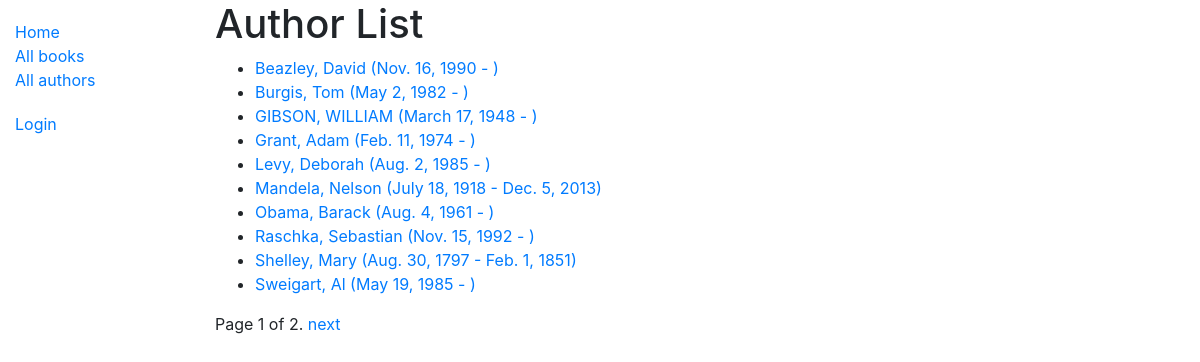
Screenshot of /catalog/authors/ with the database file from the repository.
### catalog/models.py (models this page shows)
class Author(models.Model):
    first_name = models.CharField(max_length=100)
    last_name = models.CharField(max_length=100)
    date_of_birth = models.DateField(null=True, blank=True)
    date_of_death = models.DateField('died', null=True, blank=True)
    class Meta:
        ordering = ['last_name', 'first_name']
    def get_absolute_url(self):
        return reverse('author-detail', args=[str(self.id)])
    def __str__(self):
        return '{0}, {1}'.format(self.last_name, self.first_name)

### catalog/views.py (the view)
# urls.py: path('authors/', views.AuthorListView.as_view(), name='authors'),
class AuthorListView(generic.ListView):
    model = Author
    paginate_by = 10

### catalog/templates/catalog/author_list.html
{% extends "base_generic.html" %}
{% block content %}
<h1>Author List</h1>
{% if author_list %}
  <ul>
  {% for author in author_list %}
    <li>
      <a href="{{ author.get_absolute_url }}">
      {{ author }} ({{author.date_of_birth}} - {% if author.date_of_death %}{{author.date_of_death}}{% endif %})
      </a>
    </li>
  {% endfor %}
 </ul>
{% else %}
  <p>There are no authors available.</p>
{% endif %}
{% endblock %}

### rows the page displays
Author: last_name+first_name "Beazley, David", date_of_birth "Nov. 16, 1990"
Author: last_name+first_name "Burgis, Tom", date_of_birth "May 2, 1982"
Author: last_name+first_name "GIBSON, WILLIAM", date_of_birth "March 17, 1948"
Author: last_name+first_name "Grant, Adam", date_of_birth "Feb. 11, 1974"
Author: last_name+first_name "Levy, Deborah", date_of_birth "Aug. 2, 1985"
Author: last_name+first_name "Mandela, Nelson", date_of_birth "July 18, 1918", date_of_death "Dec. 5, 2013"
Author: last_name+first_name "Obama, Barack", date_of_birth "Aug. 4, 1961"
Author: last_name+first_name "Raschka, Sebastian", date_of_birth "Nov. 15, 1992"
Author: last_name+first_name "Shelley, Mary", date_of_birth "Aug. 30, 1797", date_of_death "Feb. 1, 1851"
Author: last_name+first_name "Sweigart, Al", date_of_birth "May 19, 1985"

### other values shown
{{ page_obj.number }} "1"
{{ page_obj.paginator.num_pages }} "2"
